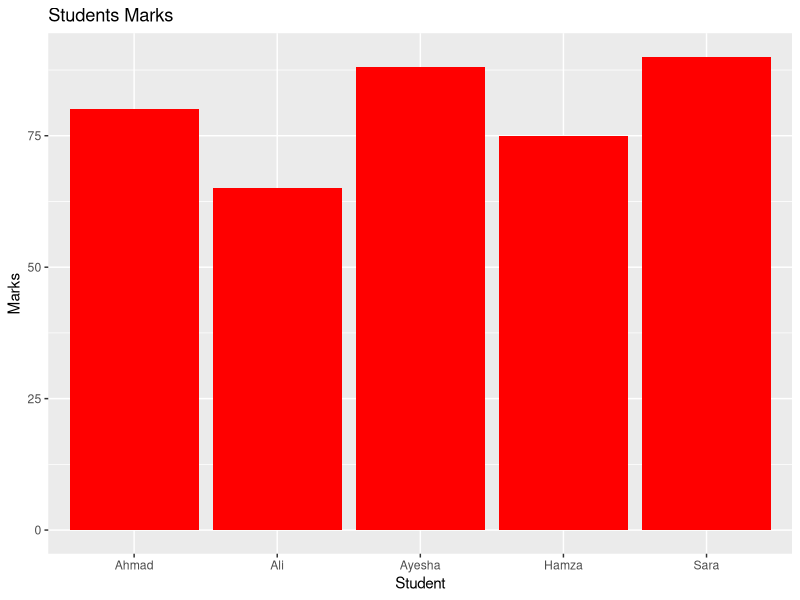
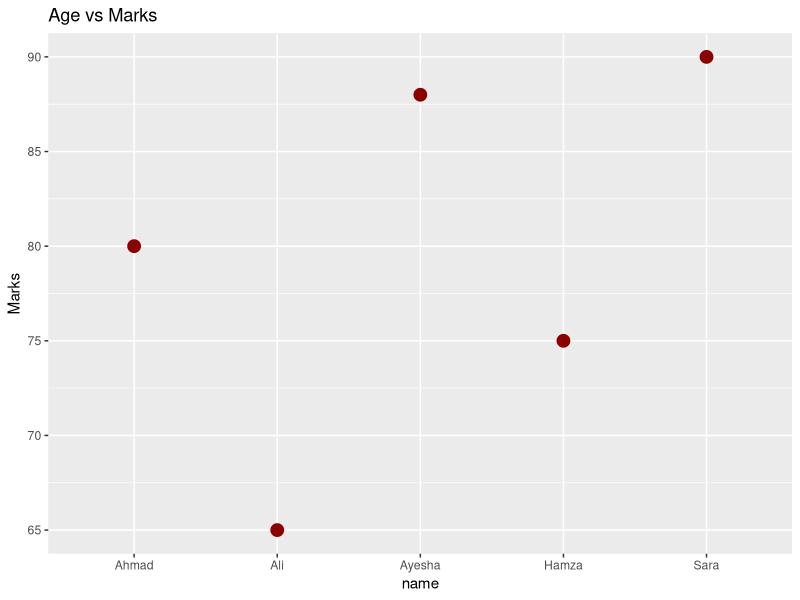
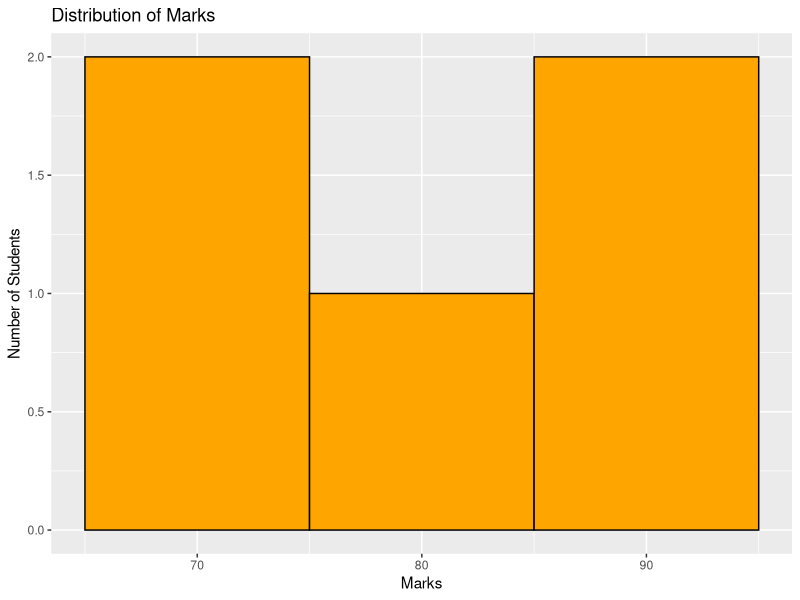

R code for these plots, in order:
library(ggplot2)

students <- data.frame(
  name = c("Ali", "Ahmad", "Sara", "Hamza", "Ayesha"),
  age = c(22, 24, 21, 25, 23),
  marks = c(65, 80, 90, 75, 88)
)

ggplot(students, aes(x = name, y = marks)) +
  geom_col(fill = "red") +
  labs(
    title = "Students Marks",
    x = "Student",
    y = "Marks"
  )


# scatter plot

ggplot(students, aes(x = name, y = marks)) +
  geom_point(size = 4, color = "darkred") +
  labs(
    title = "Age vs Marks",
    x = "name",
    y = "Marks"
  )


# Histogram

ggplot(students, aes(x = marks)) +
  geom_histogram(
    binwidth = 10,
    fill = "orange",
    color = "black"
  ) +
  labs(
    title = "Distribution of Marks",
    x = "Marks",
    y = "Number of Students"
  )
